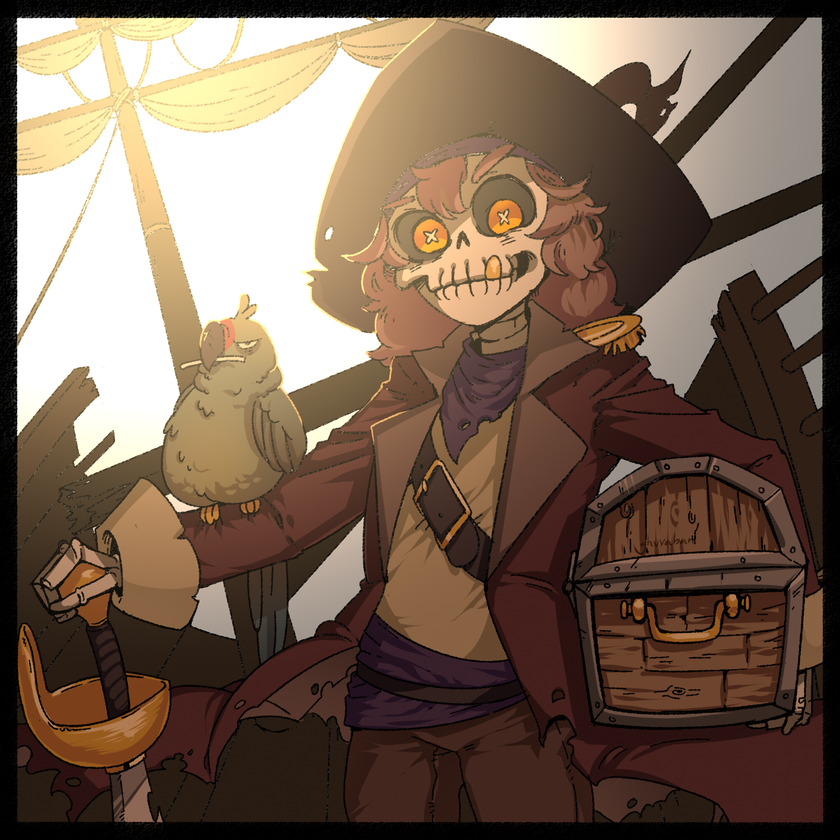
#> input picture test.png, 840 x 840 px, shrunk from 2000 x 2000 before the run
$ python relevantFuncAndDocumentation.py
#> lines starting #> are read from the running program, lines starting #| are printed output that depends on the picture
"""
PIL.Image.new(mode, size, color=0)[source]
Creates a new image with the given mode and size.

Parameters:
mode – The mode to use for the new image. See: Modes.
size – A 2-tuple, containing (width, height) in pixels.
color – What color to use for the image. Default is black. If given, this should be a single integer or floating point value for single-band modes, and a tuple for multi-band modes (one value per band). When creating RGB images, you can also use color strings as supported by the ImageColor module. If the color is None, the image is not initialised.
Returns:
An Image object."""


from PIL import Image
import numpy as np

def makeHalf(tpl):
	return (int(tpl[0]/2),int(tpl[1]/2),int(tpl[2]/2))

im = Image.open("test.png")
#> im is the input picture: PIL image 840x840 RGB; mean R, G, B 119.2, 98.8, 83.1
a = im.getdata()

b = list(a)
#> b = 705600 items
for i in range(len(b)):
	b[i] = makeHalf(b[i])

secIm = im.copy()
secIm.putdata(b)
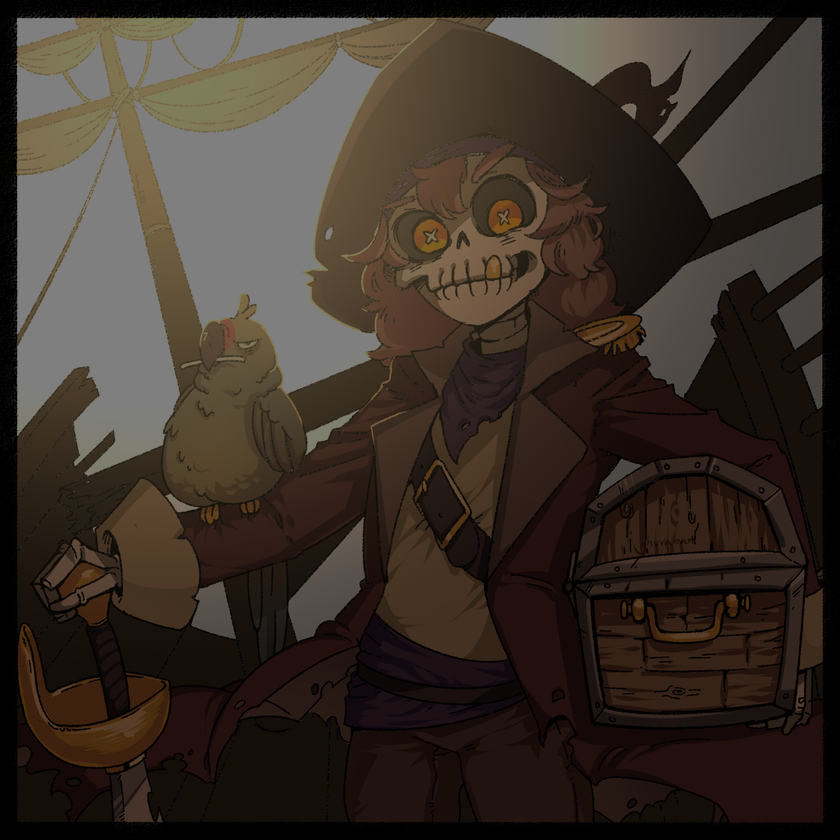
#> secIm: PIL image 840x840 RGB; mean R, G, B 59.3, 49.1, 41.3

secIm.show()
